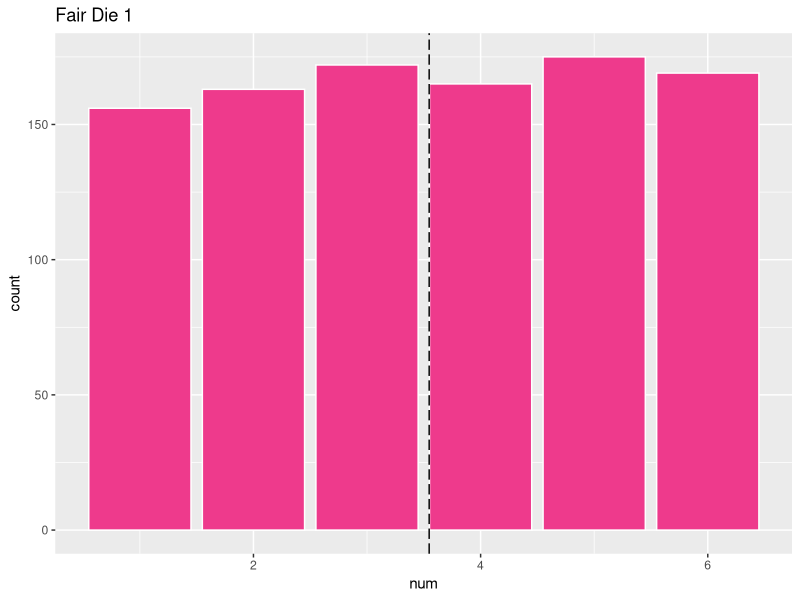
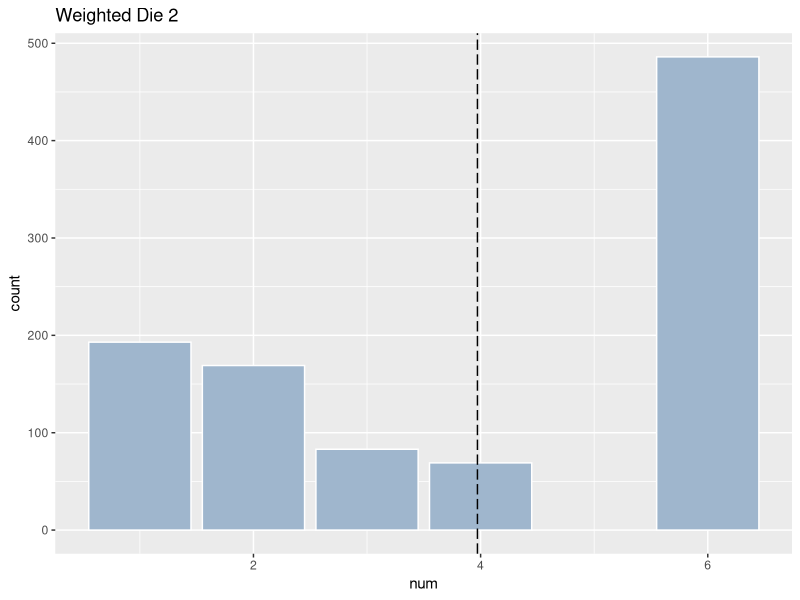
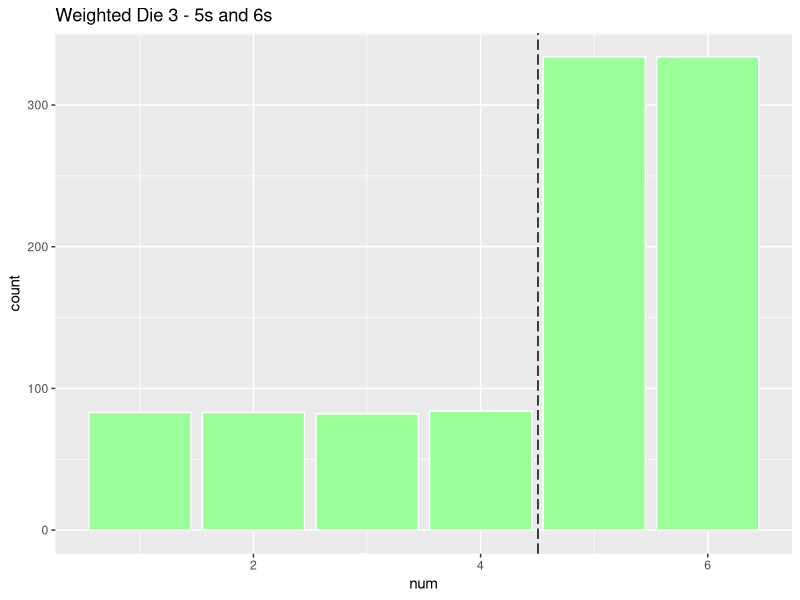

Here is the R script that generated these plots, in order:
## ---- chunk 1
library(tidyverse)
## ---- chunk 2
deck <- tibble(
  card = rep(
    c("ace",
      "deuce",
      "three",
      "four",
      "five",
      "six",
      "seven",
      "eight",
      "nine",
      "ten",
      "jack",
      "queen",
      "king"
    ),4),
  suit =
    rep(c(
      "diamonds", 
      "hearts", 
      "clubs", 
      "spades"),
        each = 13),
  color = rep(c("red", 
                "black"),
              each = 26)
)

glimpse(deck)
## ---- chunk 3
pr_black <- deck |> 
  filter(color == "black") |> 
  nrow() / nrow(deck)

pr_ace <- deck %>% 
  filter(card == "ace") %>% 
  nrow()/nrow(deck)

pr_black_and_ace <- deck %>% 
  filter(card == "ace" & color == "black") %>% 
  nrow()/nrow(deck)

pr_black + pr_ace - pr_black_and_ace
## ---- chunk 4
pr_black * (1 - (pr_black))
## ---- chunk 5
pr_king <- deck |> 
  filter(card == "king") |> 
  nrow() / nrow(deck)

pr_king + pr_ace
## ---- chunk 6
pr_ace^2
## ---- chunk 7
?sample_n()
## ---- chunk 8
hand_1 <- deck |> 
  sample_n(size = 5, replace = FALSE)

hand_1
## ---- chunk 9
possible_hands <- choose(k = 5, n= 52)
possible_hands
## ---- chunk 10
every_suit_hand <- (52/52) * (39/51) * (26/50) * (13/49) * (48/48)
every_suit_hand
## ---- chunk 11
no_ace_hand <- (48/52) * (47/51) * (46/50) * (45/49) * (44/48)

at_least_one_ace <- 1 - no_ace_hand
at_least_one_ace
## ---- chunk 12
df <- tibble(
  id   = 1:6,
  name = c('Alice', 'Bob', 'Charlie', 'Diane', 'Fred', 'Jenny')
)

df_pairs <- df %>% 
  rename(id1 = id, name1 = name) %>% 
  crossing(df %>% 
             select(id2 = id, name2 = name)) %>%
  filter(id1 < id2) %>%
  unite(id, id1, id2) %>%
  unite(name, name1, name2)

df_pairs
## ---- chunk 13
?crossing()
## ---- chunk 14
?unite()
## ---- chunk 15
cmtees <- choose(n = 6, k = 2)
cmtees
## ---- chunk 16
df2 <- tibble(
  id   = 1:6,
  name = c('Alice', 'Bob', 'Charlie', 'Diane', 'Fred', 'Jenny')
)

df_pairs_PVP <- df2 %>% 
  rename(id1 = id, name1 = name) %>% 
  crossing(df2 %>% 
             select(id2 = id, name2 = name)) %>%
  unite(id, id1, id2) %>%
  unite(name, name1, name2)

df_pairs_PVP
## ---- chunk 17
df2 <- tibble(
  id   = 1:6,
  name = c('Alice', 'Bob', 'Charlie', 'Diane', 'Fred', 'Jenny')
)

df_pairs_PVP <- df2 %>% 
  rename(id1 = id, name1 = name) %>% 
  crossing(df2 %>% 
             select(id2 = id, name2 = name)) %>%
  filter(id1 != id2) |> 
  unite(id, id1, id2) %>%
  unite(name, name1, name2)

df_pairs_PVP
## ---- chunk 18
VPP_combos <- factorial(6) / factorial(4)
VPP_combos
## ---- chunk 19
?sample()
## ---- chunk 20
values <- c(1,2,3,4,5,6)

probs_die_1 <- c(1/6,
      1/6,
      1/6,
      1/6,
      1/6,
      1/6)

probs_die_2 <- c(1/6,
      1/6,
      1/12,
      1/12,
      0/6,
      3/6)

probs_die_3 <- c(1/12,
      1/12,
      1/12,
      1/12,
      2/6,
      2/6)
## ---- chunk 21
sample_die_1 <- sample(x = values, size = 1000, replace = TRUE, prob = probs_die_1)
sample_die_1
## ---- chunk 22
d1 <- tibble(
    num = sample_die_1)

avg_die_1 <- mean(sample_die_1)
avg_die_1

ggplot(d1, mapping = aes(x = num)) +
  geom_bar(color = "white", fill = "violetred2") +
  labs(title = "Fair Die 1") +
  geom_vline(data = d1, aes(xintercept = mean(sample_die_1)), color = "black",linetype="longdash")

## ---- chunk 23
sample_die_2 <- sample(x = values, size = 1000, replace = TRUE, prob = probs_die_2)

d2 <- tibble(
    num = sample_die_2)

ggplot(d2, mapping = aes(x = num)) +
  geom_bar(color = "white", fill = "slategray3") +
  labs(title = "Weighted Die 2") +
  geom_vline(data = d2, aes(xintercept = mean(sample_die_2)), color = "black",linetype="longdash")


avg_die_2 <- mean(sample_die_2)
avg_die_2


## ---- chunk 24
sample_die_3 <- sample(x = values, size = 1000, replace = TRUE, prob = probs_die_3)

d3 <- tibble(
    num = sample_die_3)

ggplot(d3, mapping = aes(x = num)) +
  geom_bar(color = "white", fill = "palegreen1") +
  labs(title = "Weighted Die 3 - 5s and 6s") +
  geom_vline(data = d3, aes(xintercept = mean(sample_die_3)), color = "black",linetype="longdash")

avg_die_3 <- mean(sample_die_3)
avg_die_3
